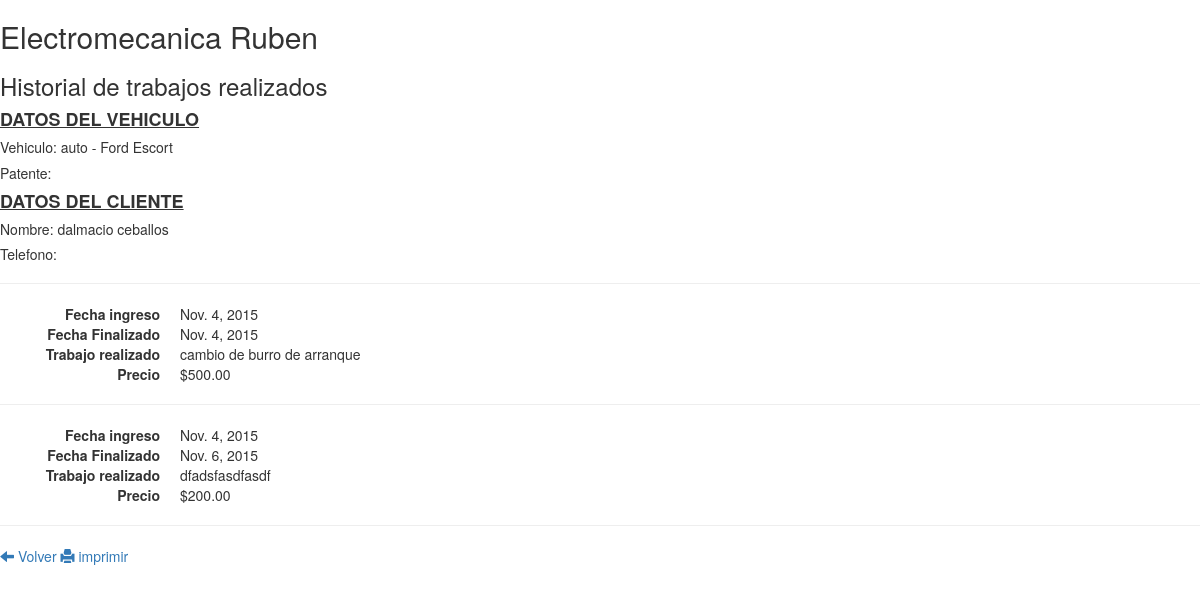
The app's page /gestion/imprimir_historia/2/ with its own data.
### apps/gestion/models.py (models this page shows, shortened)
class Vehiculo(models.Model):
	tipo_vehiculo	= models.CharField(max_length=20)
	modelo_marca	= models.CharField(max_length=100)
	patente 		= models.CharField(max_length=12,unique=True)
	observaciones	= models.CharField(max_length=100,null=True)

class Cliente(models.Model):
	nombre					= models.CharField(max_length=100)
	fecha_nacimiento		= models.DateField(default=datetime.date.today,blank=True,null=True)
	telefono_numero 		= models.CharField(max_length=10, null=True)
	direccion				= models.CharField(max_length=100, null=True)
	otro_contacto			= models.CharField(max_length=150, null=True)

class Trabajo(models.Model):
	vehiculo 			= models.ForeignKey(Vehiculo,related_name='trabajos_realizados')
	fecha_ingreso 		= models.DateField(null=True)
	fecha_entrega		= models.DateField(null=True)
	km_ingreso			= models.IntegerField(null=True)
	descripcion			= models.CharField(max_length=250,null=True)
	estado 				= models.IntegerField()
	precio 				= models.DecimalField(max_digits=10,decimal_places=2,null=True)

### apps/gestion/views.py (the view)
# urls.py: url(r'^imprimir_historia/(?P<id>[0-9]+)/$',imprimir_historia,name='imprimir_historia'),
def imprimir_historia(request,id):
	vehiculo = Vehiculo.objects.get(id=id)
	trabajos = vehiculo.trabajos_realizados.all()
	cliente =  vehiculo.pertenece_a.all().filter(fecha_hasta__isnull=True)[0].cliente
	values = {
		'vehiculo' : vehiculo,
		'cliente' : cliente,
		'trabajos' : trabajos,
	}
	return render_to_response('gestion/imprimir_historia.html',values,context_instance = RequestContext(request))

### templates/gestion/imprimir_historia.html
{% extends 'index.html' %}
{% block estilo_impresora %}
	{% load static %}
	<link rel="stylesheet" type="text/css" href="{% static 'css/imprimir.css' %}" media="print" />
{% endblock estilo_impresora %}
{% block body%}
<div class="encabezado">
	<h2>Electromecanica Ruben</h2>
	<h3>Historial de trabajos realizados</h3>
	<h4><b><u>DATOS DEL VEHICULO</u></b></h4>
	<h5>Vehiculo: {{ vehiculo.tipo_vehiculo }} - {{ vehiculo.modelo_marca }}</h5>
	<h5>Patente: {{ vehiculo.marca_modelo }}</h5>
	<h4><b><u>DATOS DEL CLIENTE</u></b></h4>
	<h5>Nombre: {{ cliente.nombre }}</h5>
	<h5>Telefono: {{cliente.telefono }}</h5>
</div><hr>
<div class="trabajos">
	{% for trabajo in trabajos %}
		<dl class="dl-horizontal">
			<dt>Fecha ingreso</dt>
			<dd> {{ trabajo.fecha_ingreso }} </dd>
			<dt>Fecha Finalizado</dt>
			<dd> {{ trabajo.fecha_entrega }} </dd>
			<dt>Trabajo realizado</dt>
			<dd>  {{ trabajo.descripcion }} </dd>
			<dt>Precio</dt>
			<dd>  ${{ trabajo.precio }} </dd>
		</dl>
		<hr>
	{% endfor %}
</div>
<div id="boton">
		<a href="{% url 'home' %}"><i class="glyphicon glyphicon-arrow-left"></i> Volver </a>
		<a href="javascript:void(0)" onclick="window.print();"><i class="glyphicon glyphicon-print"></i> imprimir </a>
	</div>
{% endblock body %}

### static/css/imprimir.css (style rules this page uses)
#boton { display: none !important; }
.dl-horizontal dt { float:left; width:160px; overflow:hidden; clear:left; text-align:right; text-overflow:ellipsis; white-space:nowrap }
.dl-horizontal dd { margin-left:180px }

### records on screen
Vehiculo: tipo_vehiculo "auto", modelo_marca "Ford Escort"
Cliente: nombre "dalmacio ceballos"
Trabajo: fecha_ingreso "Nov. 4, 2015", fecha_entrega "Nov. 4, 2015", descripcion "cambio de burro de arranque", precio "500.00"
Trabajo: fecha_ingreso "Nov. 4, 2015", fecha_entrega "Nov. 6, 2015", descripcion "dfadsfasdfasdf", precio "200.00"
